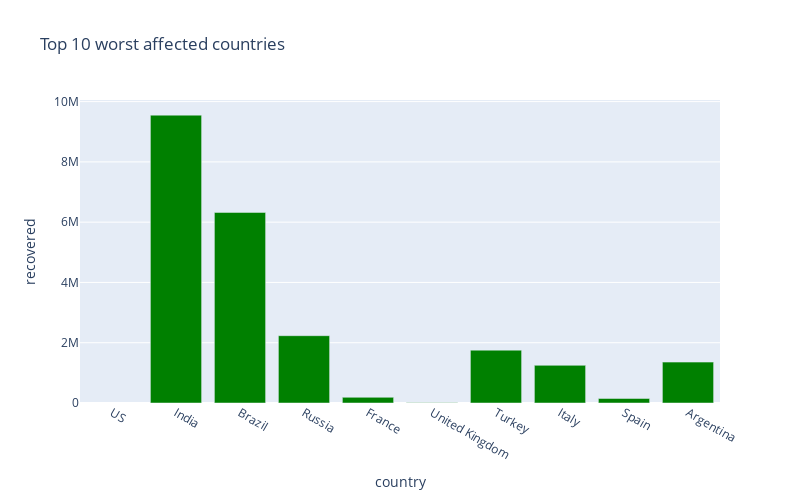

The notebook cell saved with this chart:
### Code cell
fig2=px.bar(
    sorted_country_df.head(10),
    x = "country",
    y = "recovered",
    title= "Top 10 worst affected countries", # the axis names
    color_discrete_sequence=["green"], 
    height=500,
    width=800
)
fig2.show()

### Figure 1 — Plotly figure (JSON) as saved in the notebook; plotly's stock layout.template omitted (floating-point values rounded to 4 significant figures)
{"data": [{"alignmentgroup": "True", "hovertemplate": "country=%{x}<br>recovered=%{y}<extra></extra>", "legendgroup": "", "marker": {"color": "green"}, "name": "", "offsetgroup": "", "orientation": "v", "showlegend": false, "textposition": "auto", "type": "bar", "x": ["US", "India", "Brazil", "Russia", "France", "United Kingdom", "Turkey", "Italy", "Spain", "Argentina"], "xaxis": "x", "y": [null, 9550712, 6322955, 2233060, 188488, 4340, 1753552, 1249470, 150376, 1356755], "yaxis": "y"}], "layout": {"barmode": "relative", "height": 500, "legend": {"tracegroupgap": 0}, "title": {"text": "Top 10 worst affected countries"}, "width": 800, "xaxis": {"anchor": "y", "domain": [0, 1], "title": {"text": "country"}}, "yaxis": {"anchor": "x", "domain": [0, 1], "title": {"text": "recovered"}}}}
